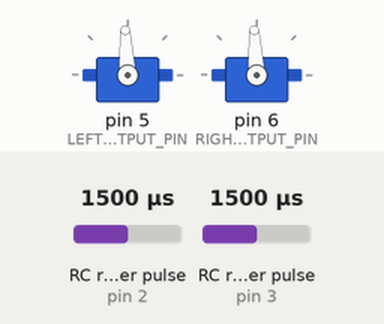
Bench run of a sketch on a simulated Arduino Uno, built with avr-gcc and run on an emulated ATmega328P. On the bench: 2 × servo. Wiring (inferred from the names in the program): 2 × RC receiver channel: data pin 2 / data pin 3. Inputs (shaded band) come from the test bench; at power-on: RC receiver pulse (sensors on pin 2, pin 3) 1500 µs.

Above: at 1.2 s.
1.3 s: RC receiver pulse (sensor on pin 2) set to 1020 µs
At 2.5 s:
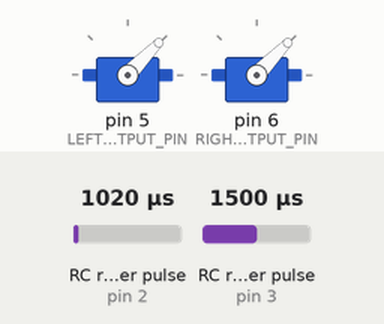
2.8 s: RC receiver pulse (sensor on pin 3) set to 1020 µs
At 3.1 s:
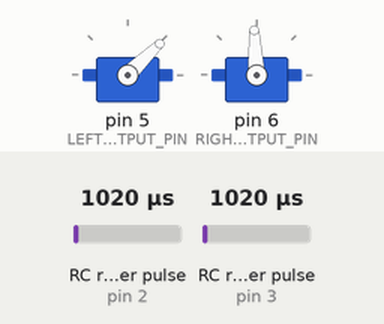
4.3 s: RC receiver pulse (sensor on pin 2) set to 1250 µs
At 5.0 s:
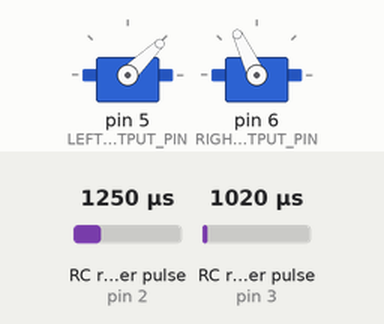
5.8 s: RC receiver pulse (sensor on pin 3) set to 1500 µs
At 6.6 s:
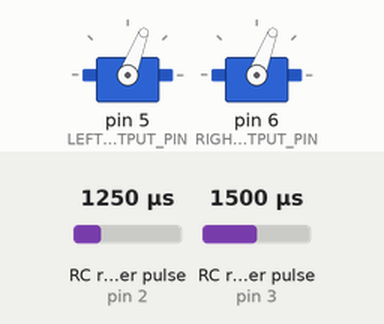
7.3 s: RC receiver pulse (sensor on pin 2) set to 1750 µs
At 8.5 s:
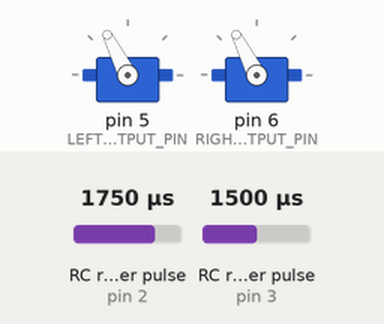
8.8 s: RC receiver pulse (sensor on pin 3) set to 1250 µs
At 10.1 s:
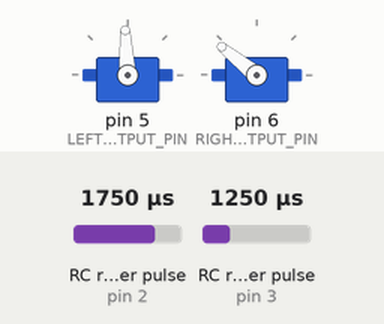
Timing chart, 0 to 11.3 s (numbered marks = the images above; inputs shaded):
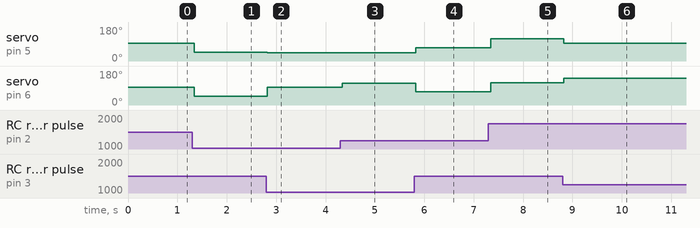

Measured:
- after the input at 1.3 s, servo on pin 5 (LEFT_MOTOR_OUTPUT_PIN), servo on pin 6 (RIGHT_MOTOR_OUTPUT_PIN): 93° → 46° at once
- after the input at 2.8 s, servo on pin 5 (LEFT_MOTOR_OUTPUT_PIN): 46° → 44° at once; servo on pin 6 (RIGHT_MOTOR_OUTPUT_PIN): 46° → 93° at once
- after the input at 4.3 s, servo on pin 6 (RIGHT_MOTOR_OUTPUT_PIN): 93° → 115° at once
- after the input at 5.8 s, servo on pin 5 (LEFT_MOTOR_OUTPUT_PIN): 44° → 69° at once; servo on pin 6 (RIGHT_MOTOR_OUTPUT_PIN): 115° → 69° at once
- after the input at 7.3 s, servo on pin 5 (LEFT_MOTOR_OUTPUT_PIN), servo on pin 6 (RIGHT_MOTOR_OUTPUT_PIN): 69° → 117° at once
- after the input at 8.8 s, servo on pin 5 (LEFT_MOTOR_OUTPUT_PIN): 117° → 93° at once; servo on pin 6 (RIGHT_MOTOR_OUTPUT_PIN): 117° → 141° at once

The sketch:

Motor_control.ino
```cpp
#include <Servo.h>

const uint8_t RC_CHANNEL1_PIN = 2;
const uint8_t RC_CHANNEL2_PIN = 3;

const uint8_t LEFT_MOTOR_OUTPUT_PIN = 5;
const uint8_t RIGHT_MOTOR_OUTPUT_PIN = 6;

const int RC_MIN = 1000;
const int RC_MID = 1500;
const int RC_MAX = 2000;
const int RC_DEADBAND = 30;
const unsigned long RC_TIMEOUT = 25000;

Servo leftMotorOutput;
Servo rightMotorOutput;

int rcPulseToSignedCommand(uint8_t pin) {
  unsigned long pulseWidth = pulseIn(pin, HIGH, RC_TIMEOUT);

  if (pulseWidth == 0) {
    return 0;
  }

  pulseWidth = constrain(pulseWidth, RC_MIN, RC_MAX);

  if (abs((int)pulseWidth - RC_MID) < RC_DEADBAND) {
    return 0;
  }

  return map(pulseWidth, RC_MIN, RC_MAX, -500, 500);
}


void setup() {
  pinMode(RC_CHANNEL1_PIN, INPUT);
  pinMode(RC_CHANNEL2_PIN, INPUT);

  leftMotorOutput.attach(LEFT_MOTOR_OUTPUT_PIN);
  rightMotorOutput.attach(RIGHT_MOTOR_OUTPUT_PIN);

  leftMotorOutput.writeMicroseconds(RC_MID);
  rightMotorOutput.writeMicroseconds(RC_MID);
}

void loop() {
  int throttle = rcPulseToSignedCommand(RC_CHANNEL1_PIN);
  int steering = rcPulseToSignedCommand(RC_CHANNEL2_PIN);

  int leftMotor = throttle + steering;
  int rightMotor = throttle - steering;

  leftMotor = constrain(leftMotor, -500, 500);
  rightMotor = constrain(rightMotor, -500, 500);

  int leftCommand = leftMotor + 1500;
  int rightCommand = rightMotor + 1500;

  leftMotorOutput.writeMicroseconds(leftCommand);
  rightMotorOutput.writeMicroseconds(rightCommand);

  delay(20);
}
```
